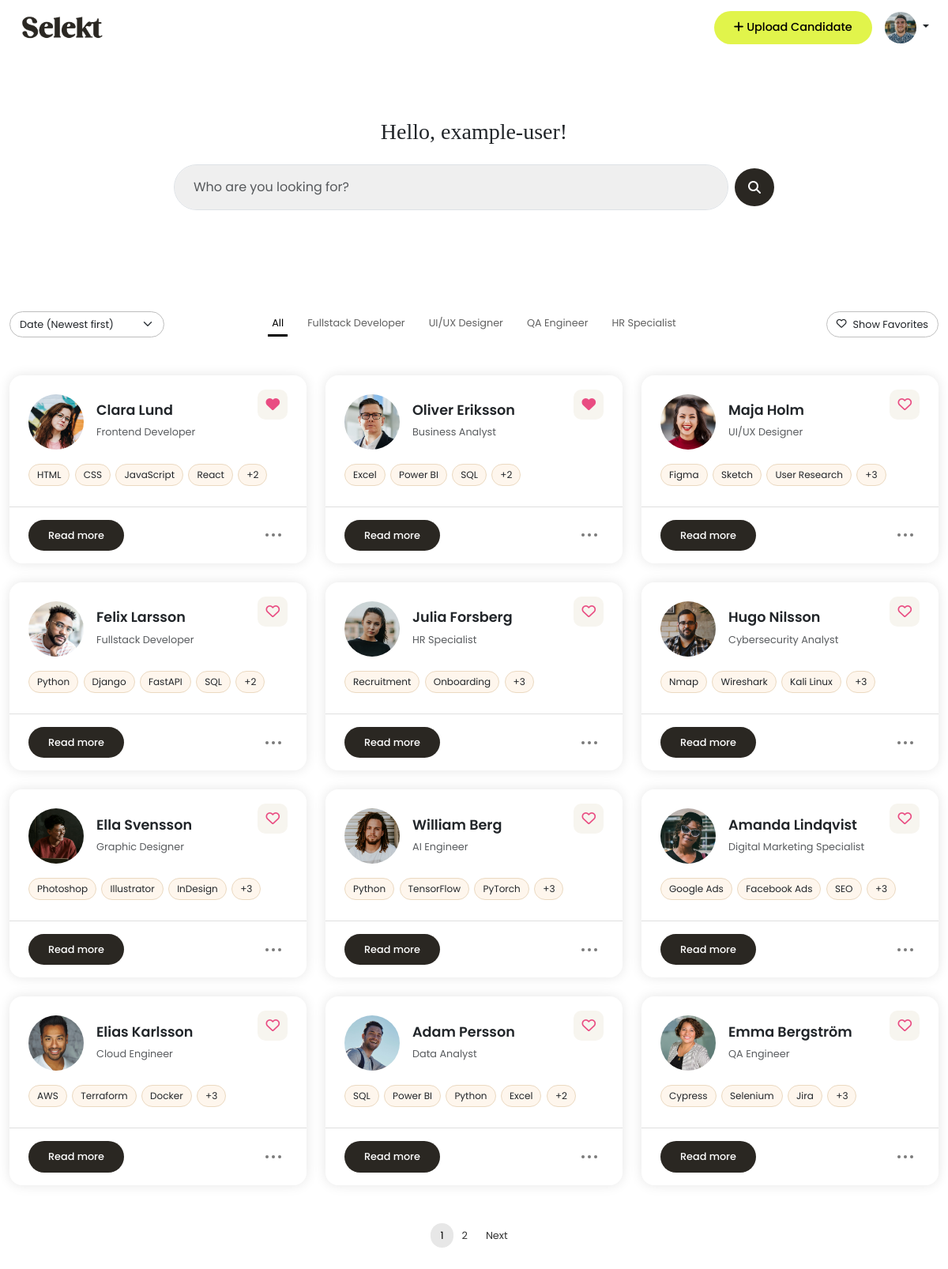
/dashboard/ (signed in), run on the app's committed database.
### candidates/models.py (models this page shows, shortened)
class Profile(models.Model):
    user = models.OneToOneField(User, on_delete=models.CASCADE)
    profile_image = models.ImageField(upload_to='profile_images/', blank=True, null=True)
    is_first_login = models.BooleanField(default=True)

class Candidate(models.Model):
    user = models.ForeignKey(User, on_delete=models.CASCADE)
    name = models.CharField(max_length=100)
    email = models.EmailField(blank=True, null=True)
    phone_number = models.CharField(max_length=20, blank=True)
    job_title = models.CharField(max_length=100, blank=True)
    profile_summary = models.TextField(blank=True)
    work_experience = models.TextField(blank=True)
    education = models.TextField(blank=True)
    location = models.CharField(max_length=100, blank=True)
    links = models.CharField(max_length=255, blank=True, help_text="e.g. LinkedIn, GitHub URLs")
    profile_image = models.ImageField(upload_to='profile_images/', blank=True, null=True)
    other = models.TextField(blank=True)
    notes = models.TextField(blank=True)
    top_skills = models.CharField(
        blank=True,
        help_text="Write top skills separated by commas (e.g. Communication, Leadership, SQL)"
    )
    uploaded_at = models.DateTimeField(auto_now_add=True)

### candidates/views.py (the view)
# urls.py: path('dashboard/', candidate_views.dashboard, name='dashboard'),
@login_required
def dashboard(request):
    query = request.GET.get('q', '')
    sort = request.GET.get('sort', '')
    filter_title = request.GET.get('title', '')
    show_favorites = request.GET.get('favorites') == 'on'
    candidates = Candidate.objects.filter(user=request.user)
    candidates = filter_candidates(candidates, query)
    if filter_title:
        candidates = candidates.filter(job_title__iexact=filter_title)
    if show_favorites:
        favorite_candidates = Favorite.objects.filter(user=request.user).values_list('candidate_id', flat=True)
        candidates = candidates.filter(id__in=favorite_candidates)
    if sort == 'name':
        candidates = candidates.order_by('name')
    else:
        candidates = candidates.order_by('-uploaded_at')
    job_titles = (
        Candidate.objects
        .filter(user=request.user)
        .exclude(job_title__isnull=True)
        .exclude(job_title__exact='')
        .values('job_title')
        .annotate(count=Count('job_title'))
        .order_by('-count')[:4]
    )
    paginator = Paginator(candidates, 12)
    page_number = request.GET.get('page')
    candidates = paginator.get_page(page_number)
    for candidate in candidates:
        candidate.skill_list = [skill.strip() for skill in candidate.top_skills.split(',') if skill.strip()]
        candidate.is_favorite = Favorite.objects.filter(user=request.user, candidate=candidate).exists()
    show_welcome_popup = False
    if hasattr(request.user, 'profile') and request.user.profile.is_first_login:
        show_welcome_popup = True
    context = {
        'candidates': candidates,
        'job_titles': job_titles,
        'active_title': filter_title,
        'show_favorites': show_favorites,
        'show_welcome_popup': show_welcome_popup,
    }
    return render(request, 'dashboard.html', context)

### candidates/context_processors.py (called while the page is built)
def profile_picture(request):
    if request.user.is_authenticated:
        try:
            profile = request.user.profile
        except Profile.DoesNotExist:
            profile = None
    else:
        profile = None
    return {'profile': profile}

### candidates/views.py (called while the page is built, shortened)
def filter_candidates(queryset, query):
    return queryset

### templates/dashboard.html (shortened to what this page needs)
{% extends "base.html" %}
{% load static %}
{% block content %}
<div class="container hero">
  <h3>Hello, {{ user.username }}!</h3>
  <form method="get" class="d-flex align-items-center gap-2 w-100 candidate-search position-relative mt-4">
    <input type="text" class="form-control px-4 py-3 border-1 shadow-none" name="q" id="searchInput"
      placeholder="Who are you looking for?" value="{{ request.GET.q }}">
    <button class="btn button-base scn-button d-flex justify-content-center align-items-center rounded-circle"
      type="submit">
      <i class="fas fa-search"></i>
    </button>
  </form>
</div>
<div class="container py-5">
  <div class="pb-4 mb-4">
    <div class="d-flex flex-wrap align-items-center text-center text-md-start flex-md-row flex-column-reverse">
    <div class="col-12 col-md-2 mb-2 mb-md-0 tab-sorting">
      <form id="sortForm" class="sort-form w-100">
        <select name="sort" id="sortSelect" class="form-select">
          <option value="" {% if not request.GET.sort %}selected{% endif %}>Date (Newest first)</option>
        </select>
      </form>
    </div>
      <div class="col-12 col-md-8 mb-2 mb-md-0 tab-tabs">
        <ul class="nav justify-content-center flex-wrap job-title-tabs">
          <li class="nav-item">
            <a class="nav-link {% if not active_title %}active{% endif %}" href="{% url 'dashboard' %}">All</a>
          </li>
          {% for title in job_titles %}
          <li class="nav-item">
            <a class="nav-link {% if active_title == title.job_title %}active{% endif %}"
              href="?title={{ title.job_title|urlencode }}">
              {{ title.job_title }}
            </a>
          </li>
          {% endfor %}
        </ul>
      </div>
      <div class="tab-fav col-12 col-md-2 mb-2 mb-md-0 d-flex justify-content-md-end">
        <button id="favoritesToggle" type="button"
          class="btn btn-outline-dark d-flex align-items-center justify-content-center gap-2 favorites-toggle mx-md-0 mx-auto">
        </button>
      </div>
    </div>
  </div>
  {% if candidates %}
  <div class="d-flex flex-wrap justify-content-center gap-4">
    {% for candidate in candidates %}
    <div class="candidate-card-wrapper">
      <div class="candidate-card bg-white position-relative">
        <div class="position-absolute top-0 end-0 p-4">
          <span class="heart-icon" onclick="toggleFavorite({{ candidate.id }}, this)">
            <i id="heart-card-{{ candidate.id }}" class="fa{% if candidate.is_favorite %}-solid{% else %}-regular{% endif %} fa-heart"></i>
          </span>
        </div>
        <div class="px-4 pt-4 pb-2">
          <div class="d-flex align-items-center gap-3 mb-3">
            {% if candidate.profile_image %}
            <img src="{{ candidate.profile_image.url }}" alt="Profile Image" />
            {% else %}
            <img src="{% static 'media/images/user-pic.png' %}" alt="Profile Image" />
            {% endif %}
            <div>
              <h4 class="mb-1">{{ candidate.name }}</h4>
              <small class="text-muted">{{ candidate.job_title|default:'Candidate' }}</small>
            </div>
          </div>
          {% with candidate.skill_list as skills %}
          {% if skills and skills|length > 0 %}
            <div class="skill-container">
              {% for skill in skills %}
                <span class="skill-badge">{{ skill }}</span>
              {% endfor %}
              <span class="skill-badge skill-badge-extra" style="display: none;"></span>
            </div>
          {% else %}
            <div class="skill-container invisible-placeholder"></div>
          {% endif %}
        {% endwith %}
        </div>
        <hr>
        <div class="d-flex justify-content-between align-items-center px-4 pb-3">
          <a href="#" onclick="openCandidateModal({{ candidate.id|escapejs }})"
            class="btn button-base scn-button read-btn">Read more</a>
          <div class="dot-menu position-relative p-2 rounded" style="cursor: pointer;">
            <div class="d-flex flex-row justify-content-center align-items-center">
              <span class="dot"></span>
              <span class="dot mx-1"></span>
              <span class="dot"></span>
            </div>
          </div>
        </div>
      </div>
    </div>
    {% endfor %}
  </div>
    <div class="d-flex justify-content-center mt-5">
      <nav>
        <ul class="pagination">
          {% for num in candidates.paginator.page_range %}
            {% if num == 1 or num == candidates.paginator.num_pages or num >= candidates.number|add:"-2" and num <= candidates.number|add:"2" %}
              {% if num == candidates.number %}
                <li class="page-item active">
                  <span class="page-link">{{ num }}</span>
                </li>
              {% else %}
                <li class="page-item">
                  <a class="page-link" href="?{% if request.GET %}{{ request.GET.urlencode }}&{% endif %}page={{ num }}">{{ num }}</a>
                </li>
              {% endif %}
            {% elif num == 2 and candidates.number|add:"-2" > 2 %}
              <li class="page-item disabled"><span class="page-link">...</span></li>
            {% elif num == candidates.paginator.num_pages|add:"-1" and candidates.number|add:"2" < candidates.paginator.num_pages|add:"-1" %}
              <li class="page-item disabled"><span class="page-link">...</span></li>
            {% endif %}
          {% endfor %}
          {% if candidates.has_next %}
          <li class="page-item">
            <a class="page-link" href="?{% if request.GET %}{{ request.GET.urlencode }}&{% endif %}page={{ candidates.next_page_number }}">
              Next
            </a>
          </li>
          {% endif %}
        </ul>
      </nav>
    </div>
  {% endif %}
</div>
{% endblock %}

### templates/base.html (shortened to what this page needs)
{% load static %}
<!DOCTYPE html>
<html lang="en">
<head>
  <link href="https://cdn.jsdelivr.net/npm/bootstrap@5.3.2/dist/css/bootstrap.min.css" rel="stylesheet">
  <link rel="stylesheet" href="{% static 'css/style.css' %}">
  <link rel="stylesheet" href="https://cdn.jsdelivr.net/npm/trumbowyg@2.25.1/dist/ui/trumbowyg.min.css">
</head>
<body class="logged-in-body">
  <header class="d-flex justify-content-between align-items-center px-4 py-3">
    <div class="header-logo">
      <a href="{% url 'dashboard' %}" class="text-decoration-none">
        <img src="{% static 'media/images/logo.png' %}" alt="Logo" class="logo-img">
      </a>
    </div>
    <div class="d-flex align-items-center gap-3 header-buttons">
      <button type="button" class="btn button-base cta-button" data-bs-toggle="modal"
        data-bs-target="#uploadCandidateModal">
        <i class="fa-solid fa-plus"></i> Upload Candidate
      </button>
      <div class="dropdown">
        <button class="btn dropdown-toggle p-0 border-0 bg-transparent" type="button" id="userMenuButton"
          data-bs-toggle="dropdown" aria-expanded="false">
          {% if profile and profile.profile_image %}
          <img src="{{ profile.profile_image.url }}" alt="Profile" class="rounded-circle profile-pic">
          {% else %}
          <img src="{% static 'media/images/user-pic.png' %}" alt="Default Image" class="rounded-circle profile-pic">
          {% endif %}
        </button>
      </div>
    </div>
  </header>
  {% block content %}{% endblock %}
</body>
</html>

### templates/modals.html (shortened to what this page needs)
{% load static %}

### static/css/style.css (style rules this page uses)
body, .index-body, .auth-body { font-family: 'Poppins', sans-serif; }
.container { max-width: 1200px; margin: auto; }
h1, h2, h3, h5 { font-family: 'Libre Baskerville', serif; font-weight: 200; }
h4 { font-size: 1.1rem; font-weight: 600; }
.section-text, .text-muted { font-size: 0.9rem; }
.text-muted { color: grey; }
.button-base { border-radius: 100px; padding: 10px 25px; font-weight: 500; display: inline-block; text-decoration: none; border: none; font-family: 'Poppins', sans-serif; }
.cta-button { background-color: #E1F44B; color: black; }
.scn-button { background-color: #2A2722; color: white; }
.logged-in-body .cta-button { font-size: 0.9rem; }
header { border-bottom: 0px; height: 70px; }
.logo-img { width: 110px; }
.profile-pic { width: 40px; height: 40px; object-fit: cover; }
.hero { padding: 80px 20px; text-align: center; max-width: 800px; }
.candidate-card-wrapper { flex: 1 1 360px; max-width: 100%; min-width: 360px; }
.candidate-card { min-width: 100%; border-radius: 16px; box-shadow: 0 0 15px rgba(0, 0, 0, 0.1); transition: 0.3s ease; }
.read-btn { font-size: 0.8rem; font-weight: 500; }
.candidate-card .text-muted { font-size: 0.8rem; }
.candidate-card hr, .candidate-modal-information hr { color: grey; }
.candidate-card img { width: 70px; height: 70px; border-radius: 50%; object-fit: cover; }
.skill-container, .skill-container-modal { display: flex; gap: 0.4rem; align-items: center; max-width: 100%; }
.skill-container { flex-wrap: nowrap; overflow: hidden; min-height: 32px; }
.skill-badge, .skill-badge-extra, .skill-badge-modal { background-color: #fef6ed; padding: 4px 10px; border-radius: 20px; border: 1px solid #EBD9C1; white-space: nowrap; }
.skill-badge, .skill-badge-extra { font-size: 0.75rem; flex-shrink: 0; }
.heart-icon { font-size: 1.1rem; color: #E94C82; background: #f7f5ef; padding: 7px 10px; border-radius: 10px; }
.dot-menu { display: flex; gap: 4px; cursor: pointer; }
.dot { width: 4px; height: 4px; background-color: #7a7a7a; border-radius: 50%; }
.candidate-search input { background-color: #EFEFEF; border-radius: 100px; }
.candidate-search .btn { height: 48px; width: 48px; }
.sort-form select { border-radius: 100px; font-size: 0.8rem; border-color: rgb(189, 189, 189); }
.favorites-toggle { border-radius: 100px; font-size: 0.8rem; border-color: rgb(192, 192, 192); }
.nav-link { color: #5f5f5f; }
.nav-link.active { border-bottom: 3px solid black; color: black; }
.nav-link { padding: 5px; font-size: 0.8rem; margin-left: 10px; margin-right: 10px; color: rgb(97, 97, 97); }
.page-item .page-link { color: #333; border: 0px; font-size: 0.8rem; }
.page-item.active .page-link { background-color: #e7e7e7; color: #000; border: 0px; border-radius: 100px; }

### data on the page
Profile: profile_image (picture)
Candidate: profile_image (picture), name "Clara Lund", job_title "Frontend Developer", skills "HTML" "CSS" "JavaScript" "React"
Candidate: profile_image (picture), name "Oliver Eriksson", job_title "Business Analyst", skills "Excel" "Power BI" "SQL"
Candidate: profile_image (picture), name "Maja Holm", job_title "UI/UX Designer", skills "Figma" "Sketch" "User Research"
Candidate: profile_image (picture), name "Felix Larsson", job_title "Fullstack Developer", skills "Python" "Django" "FastAPI" "SQL"
Candidate: profile_image (picture), name "Julia Forsberg", job_title "HR Specialist", skills "Recruitment" "Onboarding"
Candidate: profile_image (picture), name "Hugo Nilsson", job_title "Cybersecurity Analyst", skills "Nmap" "Wireshark" "Kali Linux"
Candidate: profile_image (picture), name "Ella Svensson", job_title "Graphic Designer", skills "Photoshop" "Illustrator" "InDesign"
Candidate: profile_image (picture), name "William Berg", job_title "AI Engineer", skills "Python" "TensorFlow" "PyTorch"
Candidate: profile_image (picture), name "Amanda Lindqvist", job_title "Digital Marketing Specialist", skills "Google Ads" "Facebook Ads" "SEO"
Candidate: profile_image (picture), name "Elias Karlsson", job_title "Cloud Engineer", skills "AWS" "Terraform" "Docker"
Candidate: profile_image (picture), name "Adam Persson", job_title "Data Analyst", skills "SQL" "Power BI" "Python" "Excel"
Candidate: profile_image (picture), name "Emma Bergström", job_title "QA Engineer", skills "Cypress" "Selenium" "Jira"

### other printed values
{{ user.username }} "example-user"
{{ title.job_title }} "Fullstack Developer" "UI/UX Designer" "QA Engineer" "HR Specialist"
{{ num }} "1"
{{ num }} "2"
